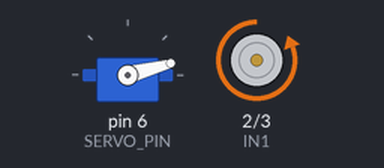
A sketch run on a simulated Arduino Uno, built with avr-gcc and run on an emulated ATmega328P. Parts: servo, motor-driver pin pairs drawn as motors (green arrow = first pin HIGH = forward, orange = second pin HIGH = backward, longer = more drive, scaled by the enable pin).

Above: at 0.1 s.
At 1.1 s:
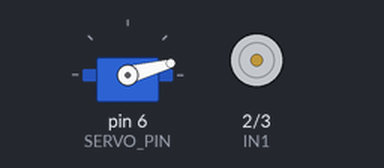
At 2.1 s:
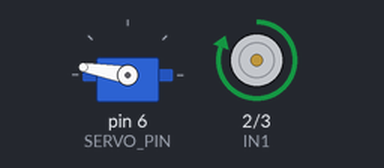
Timing chart, 0 to 3.6 s (numbered marks = the images above):
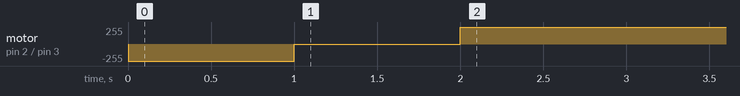

The sketch:

moteur_test.ino
```cpp
//teste de moteur
#define IN1 2         //IN1 => Fermer
#define IN2 3         //IN2  => Ouvrir
#define EN_A 9


#include <Servo.h>
#define SERVO_PIN 6   //pin de Servo moteur
Servo vanne;
void setup() {
  vanne.attach(SERVO_PIN);
  pinMode(IN1,OUTPUT);
  pinMode(IN2,OUTPUT);
  pinMode(EN_A,OUTPUT);

  vanne.write(15);
  digitalWrite(IN1,LOW);
  digitalWrite(IN2,HIGH);
  analogWrite(EN_A,255);
  delay(1000);
  analogWrite(EN_A,0);

 delay(1000);

  vanne.write(170);
  digitalWrite(IN1,HIGH);
  digitalWrite(IN2,LOW);
  analogWrite(EN_A,255);
  delay(1000);
  analogWrite(EN_A,0);

}

void loop() {
  analogWrite(EN_A,255);

  /*
  delay(1000);

  digitalWrite(M_G,HIGH);
  digitalWrite(M_D,LOW);
  analogWrite(EN_PIN_M,170);
  delay(1000);
  analogWrite(EN_PIN_M,0);*/


}
```
